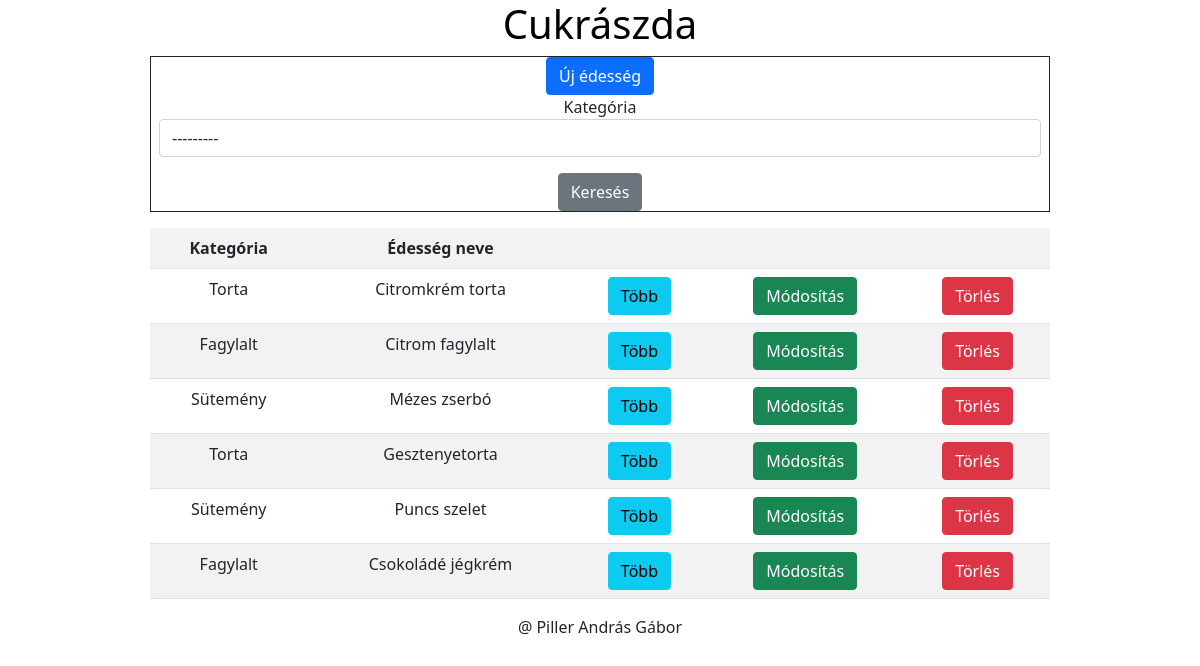
The page / on the database its author committed.
### app/models.py (models this page shows, shortened)
class Kategoria(models.Model):
    kategoria_azon = models.AutoField(primary_key = True, editable = False)
    nev = models.CharField(max_length = 25, unique = True, verbose_name = 'Kategória neve')
    def __str__(self):
        return self.nev

class Edesseg(models.Model):
    edesseg_azon = models.AutoField(primary_key = True, editable = False)
    kategoria_azon = models.ForeignKey(Kategoria, on_delete = models.CASCADE, verbose_name = 'Kategória')
    nev = models.CharField(max_length = 60, verbose_name = 'Édesség neve')
    leiras = models.TextField(verbose_name = 'Leírás')
    ar = models.IntegerField(verbose_name = 'Ár (Ft)')
    kep_utvonal = models.CharField(max_length = 255, null = True, blank = True, verbose_name = 'Kép elérési útvonala')

### app/views.py (the view)
# urls.py: path('', views.index, name = 'index'),
def index(request):
    edessegek = Edesseg.objects.all()
    edessegFilter = EdessegFilter(request.GET, queryset = edessegek)
    context = {
        'edessegek': edessegek,
        'edessegFilter': edessegFilter
    }
    return render(request, 'index.html', context = context)

### app/templates/index.html (shortened to what this page needs)
<!DOCTYPE html>
<html lang="en">
<head>
    <link href="https://cdn.jsdelivr.net/npm/bootstrap@5.0.2/dist/css/bootstrap.min.css" rel="stylesheet">
</head>
<body>
    <main class="w-75 mx-auto text-center">
        <header><a href="{% url 'index' %}" style="text-decoration: none; color: black;"><h1>Cukrászda</h1></a></header>
        <aside class="border border-dark mb-3 px-2">
            <a class="btn btn-primary" href="{% url 'edesseg-upload' %}">Új édesség</a>
            <form method="GET">
                {% for field in edessegFilter.form %}
                    {{ field.label }}
                    {{ field }}
                {% endfor %}
                <input class="btn btn-secondary mt-3" type="submit" value="Keresés">
            </form>
        </aside>
        <article class="table-responsive-md">
            {% if edessegek %}
            <table class="table table-striped">
                <tr>
                    <th>Kategória</th>
                    <th>Édesség neve</th>
                    <th></th>
                    <th></th>
                    <th></th>
                </tr>
                {% for edesseg in edessegFilter.qs %}
                    <tr>
                        <td>{{ edesseg.kategoria_azon }}</td>
                        <td>{{ edesseg.nev }}</td>
                        <td><button class="btn btn-info" onclick="edessegKiir({{ edesseg.edesseg_azon }})">Több</button></td>
                        <td><a class="btn btn-success" href="{% url 'edesseg-update' edesseg.edesseg_azon %}">Módosítás</a></td>
                        <td><a class="btn btn-danger" href="{% url 'edesseg-delete' edesseg.edesseg_azon %}">Törlés</a></td>
                    </tr>
                {% endfor %}
            </table>
            {% else %}
                <p>Nincs adat</p>
            {% endif %}
        </article>
        <footer>@ Piller András Gábor</footer>
    </main>
</body>
</html>

### rows shown on the page
Kategoria: form "---------"
Edesseg: kategoria_azon "Torta", nev "Citromkrém torta"
Edesseg: kategoria_azon "Fagylalt", nev "Citrom fagylalt"
Edesseg: kategoria_azon "Sütemény", nev "Mézes zserbó"
Edesseg: kategoria_azon "Torta", nev "Gesztenyetorta"
Edesseg: kategoria_azon "Sütemény", nev "Puncs szelet"
Edesseg: kategoria_azon "Fagylalt", nev "Csokoládé jégkrém"

### other values the page prints
{{ field.label }} "Kategória"
